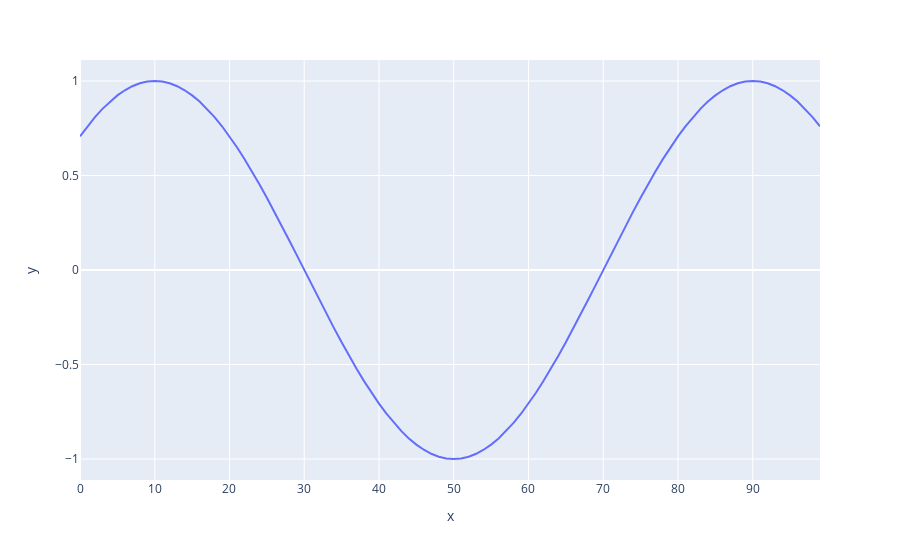

Notebook source saved alongside this figure:
### Code cell
x = torch.arange(0, 100)
y = [math.cos(math.pi * (it - warmup_steps) / (max_steps - warmup_steps)) for it in x]
px.line(x=x, y=y)

### Figure 1 — Plotly figure (JSON) as saved in the notebook; plotly's stock layout.template omitted (floating-point values rounded to 4 significant figures)
{"data": [{"hovertemplate": "x=%{x}<br>y=%{y}<extra></extra>", "legendgroup": "", "line": {"color": "#636efa", "dash": "solid"}, "marker": {"symbol": "circle"}, "mode": "lines", "name": "", "orientation": "v", "showlegend": false, "type": "scatter", "x": [0, 1, 2, 3, 4, 5, 6, 7, 8, 9, 10, 11, 12, 13, 14, 15, 16, 17, 18, 19, 20, 21, 22, 23, 24, 25, 26, 27, 28, 29, 30, 31, 32, 33, 34, 35, 36, 37, 38, 39, 40, 41, 42, 43, 44, 45, 46, 47, 48, 49, 50, 51, 52, 53, 54, 55, 56, 57, 58, 59, 60, 61, 62, 63, 64, 65, 66, 67, 68, 69, 70, 71, 72, 73, 74, 75, 76, 77, 78, 79, 80, 81, 82, 83, 84, 85, 86, 87, 88, 89, 90, 91, 92, 93, 94, 95, 96, 97, 98, 99], "xaxis": "x", "y": [0.7071, 0.7604, 0.809, 0.8526, 0.891, 0.9239, 0.9511, 0.9724, 0.9877, 0.9969, 1, 0.9969, 0.9877, 0.9724, 0.9511, 0.9239, 0.891, 0.8526, 0.809, 0.7604, 0.7071, 0.6494, 0.5878, 0.5225, 0.454, 0.3827, 0.309, 0.2334, 0.1564, 0.07846, -4.371e-08, -0.07846, -0.1564, -0.2334, -0.309, -0.3827, -0.454, -0.5225, -0.5878, -0.6494, -0.7071, -0.7604, -0.809, -0.8526, -0.891, -0.9239, -0.9511, -0.9724, -0.9877, -0.9969, -1.0, -0.9969, -0.9877, -0.9724, -0.9511, -0.9239, -0.891, -0.8526, -0.809, -0.7604, -0.7071, -0.6494, -0.5878, -0.5225, -0.454, -0.3827, -0.309, -0.2334, -0.1564, -0.07846, 1.192e-08, 0.07846, 0.1564, 0.2334, 0.309, 0.3827, 0.454, 0.5225, 0.5878, 0.6494, 0.7071, 0.7604, 0.809, 0.8526, 0.891, 0.9239, 0.9511, 0.9724, 0.9877, 0.9969, 1.0, 0.9969, 0.9877, 0.9724, 0.9511, 0.9239, 0.891, 0.8526, 0.809, 0.7604], "yaxis": "y"}], "layout": {"legend": {"tracegroupgap": 0}, "margin": {"t": 60}, "xaxis": {"anchor": "y", "domain": [0, 1], "title": {"text": "x"}}, "yaxis": {"anchor": "x", "domain": [0, 1], "title": {"text": "y"}}}}
